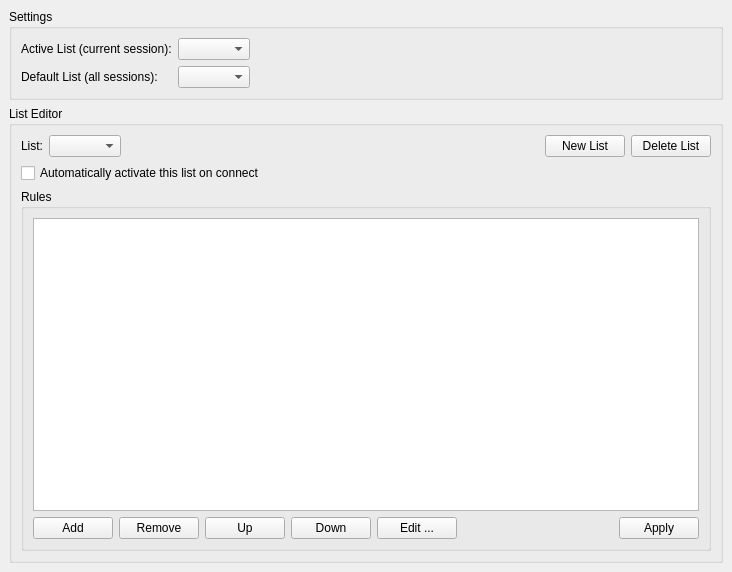
<ui version="4.0" >
 <author>(c) 2008 by Charles Connell</author>
 <class>Privacy</class>
 <widget class="QWidget" name="Privacy" >
  <property name="geometry" >
   <rect>
    <x>0</x>
    <y>0</y>
    <width>732</width>
    <height>572</height>
   </rect>
  </property>
  <property name="windowTitle" >
   <string>Form</string>
  </property>
  <layout class="QVBoxLayout" >
   <property name="spacing" >
    <number>6</number>
   </property>
   <property name="leftMargin" >
    <number>9</number>
   </property>
   <property name="topMargin" >
    <number>9</number>
   </property>
   <property name="rightMargin" >
    <number>9</number>
   </property>
   <property name="bottomMargin" >
    <number>9</number>
   </property>
   <item>
    <widget class="QGroupBox" name="gb_settings" >
     <property name="title" >
      <string>Settings</string>
     </property>
     <layout class="QGridLayout" >
      <property name="leftMargin" >
       <number>9</number>
      </property>
      <property name="topMargin" >
       <number>9</number>
      </property>
      <property name="rightMargin" >
       <number>9</number>
      </property>
      <property name="bottomMargin" >
       <number>9</number>
      </property>
      <property name="horizontalSpacing" >
       <number>6</number>
      </property>
      <property name="verticalSpacing" >
       <number>6</number>
      </property>
      <item row="1" column="2" >
       <spacer>
        <property name="orientation" >
         <enum>Qt::Horizontal</enum>
        </property>
        <property name="sizeHint" >
         <size>
          <width>40</width>
          <height>20</height>
         </size>
        </property>
       </spacer>
      </item>
      <item row="0" column="2" >
       <spacer>
        <property name="orientation" >
         <enum>Qt::Horizontal</enum>
        </property>
        <property name="sizeHint" >
         <size>
          <width>40</width>
          <height>20</height>
         </size>
        </property>
       </spacer>
      </item>
      <item row="1" column="1" >
       <widget class="KComboBox" name="cb_default" >
        <property name="sizeAdjustPolicy" >
         <enum>QComboBox::AdjustToContentsOnFirstShow</enum>
        </property>
       </widget>
      </item>
      <item row="1" column="0" >
       <widget class="QLabel" name="label_2" >
        <property name="text" >
         <string>Default List (all sessions):</string>
        </property>
       </widget>
      </item>
      <item row="0" column="0" >
       <widget class="QLabel" name="label" >
        <property name="text" >
         <string>Active List (current session):</string>
        </property>
       </widget>
      </item>
      <item row="0" column="1" >
       <widget class="KComboBox" name="cb_active" >
        <property name="sizeAdjustPolicy" >
         <enum>QComboBox::AdjustToContentsOnFirstShow</enum>
        </property>
       </widget>
      </item>
     </layout>
    </widget>
   </item>
   <item>
    <widget class="QGroupBox" name="gb_listSettings" >
     <property name="title" >
      <string>List Editor</string>
     </property>
     <layout class="QVBoxLayout" >
      <property name="spacing" >
       <number>6</number>
      </property>
      <property name="leftMargin" >
       <number>9</number>
      </property>
      <property name="topMargin" >
       <number>9</number>
      </property>
      <property name="rightMargin" >
       <number>9</number>
      </property>
      <property name="bottomMargin" >
       <number>9</number>
      </property>
      <item>
       <layout class="QHBoxLayout" >
        <property name="spacing" >
         <number>6</number>
        </property>
        <property name="leftMargin" >
         <number>0</number>
        </property>
        <property name="topMargin" >
         <number>0</number>
        </property>
        <property name="rightMargin" >
         <number>0</number>
        </property>
        <property name="bottomMargin" >
         <number>0</number>
        </property>
        <item>
         <widget class="QLabel" name="label_3" >
          <property name="text" >
           <string>List:</string>
          </property>
         </widget>
        </item>
        <item>
         <widget class="KComboBox" name="cb_lists" >
          <property name="sizeAdjustPolicy" >
           <enum>QComboBox::AdjustToContentsOnFirstShow</enum>
          </property>
         </widget>
        </item>
        <item>
         <spacer>
          <property name="orientation" >
           <enum>Qt::Horizontal</enum>
          </property>
          <property name="sizeHint" >
           <size>
            <width>40</width>
            <height>20</height>
           </size>
          </property>
         </spacer>
        </item>
        <item>
         <widget class="KPushButton" name="pb_newList" >
          <property name="text" >
           <string>New List</string>
          </property>
         </widget>
        </item>
        <item>
         <widget class="KPushButton" name="pb_deleteList" >
          <property name="text" >
           <string>Delete List</string>
          </property>
         </widget>
        </item>
       </layout>
      </item>
      <item>
       <widget class="QCheckBox" name="ck_autoActivate" >
        <property name="text" >
         <string>Automatically activate this list on connect</string>
        </property>
       </widget>
      </item>
      <item>
       <widget class="QGroupBox" name="gb_rules" >
        <property name="title" >
         <string>Rules</string>
        </property>
        <layout class="QVBoxLayout" >
         <property name="spacing" >
          <number>6</number>
         </property>
         <property name="leftMargin" >
          <number>9</number>
         </property>
         <property name="topMargin" >
          <number>9</number>
         </property>
         <property name="rightMargin" >
          <number>9</number>
         </property>
         <property name="bottomMargin" >
          <number>9</number>
         </property>
         <item>
          <widget class="QListView" name="lv_rules" />
         </item>
         <item>
          <layout class="QHBoxLayout" >
           <property name="spacing" >
            <number>6</number>
           </property>
           <property name="leftMargin" >
            <number>0</number>
           </property>
           <property name="topMargin" >
            <number>0</number>
           </property>
           <property name="rightMargin" >
            <number>0</number>
           </property>
           <property name="bottomMargin" >
            <number>0</number>
           </property>
           <item>
            <widget class="KPushButton" name="pb_add" >
             <property name="text" >
              <string>Add</string>
             </property>
            </widget>
           </item>
           <item>
            <widget class="KPushButton" name="pb_remove" >
             <property name="text" >
              <string>Remove</string>
             </property>
            </widget>
           </item>
           <item>
            <widget class="KPushButton" name="pb_up" >
             <property name="text" >
              <string>Up</string>
             </property>
            </widget>
           </item>
           <item>
            <widget class="KPushButton" name="pb_down" >
             <property name="text" >
              <string>Down</string>
             </property>
            </widget>
           </item>
           <item>
            <widget class="KPushButton" name="pb_edit" >
             <property name="text" >
              <string>Edit ...</string>
             </property>
            </widget>
           </item>
           <item>
            <spacer>
             <property name="orientation" >
              <enum>Qt::Horizontal</enum>
             </property>
             <property name="sizeHint" >
              <size>
               <width>111</width>
               <height>20</height>
              </size>
             </property>
            </spacer>
           </item>
           <item>
            <widget class="KPushButton" name="pb_apply" >
             <property name="text" >
              <string>Apply</string>
             </property>
            </widget>
           </item>
          </layout>
         </item>
        </layout>
       </widget>
      </item>
     </layout>
    </widget>
   </item>
  </layout>
 </widget>
 <customwidgets>
  <customwidget>
   <class>KComboBox</class>
   <extends>QComboBox</extends>
   <header>kcombobox.h</header>
  </customwidget>
  <customwidget>
   <class>KPushButton</class>
   <extends>QPushButton</extends>
   <header>kpushbutton.h</header>
  </customwidget>
 </customwidgets>
 <tabstops>
  <tabstop>cb_active</tabstop>
  <tabstop>cb_default</tabstop>
  <tabstop>cb_lists</tabstop>
  <tabstop>pb_newList</tabstop>
  <tabstop>pb_deleteList</tabstop>
  <tabstop>ck_autoActivate</tabstop>
  <tabstop>lv_rules</tabstop>
  <tabstop>pb_add</tabstop>
  <tabstop>pb_remove</tabstop>
  <tabstop>pb_up</tabstop>
  <tabstop>pb_down</tabstop>
  <tabstop>pb_edit</tabstop>
  <tabstop>pb_apply</tabstop>
 </tabstops>
 <includes/>
 <resources/>
 <connections/>
</ui>
